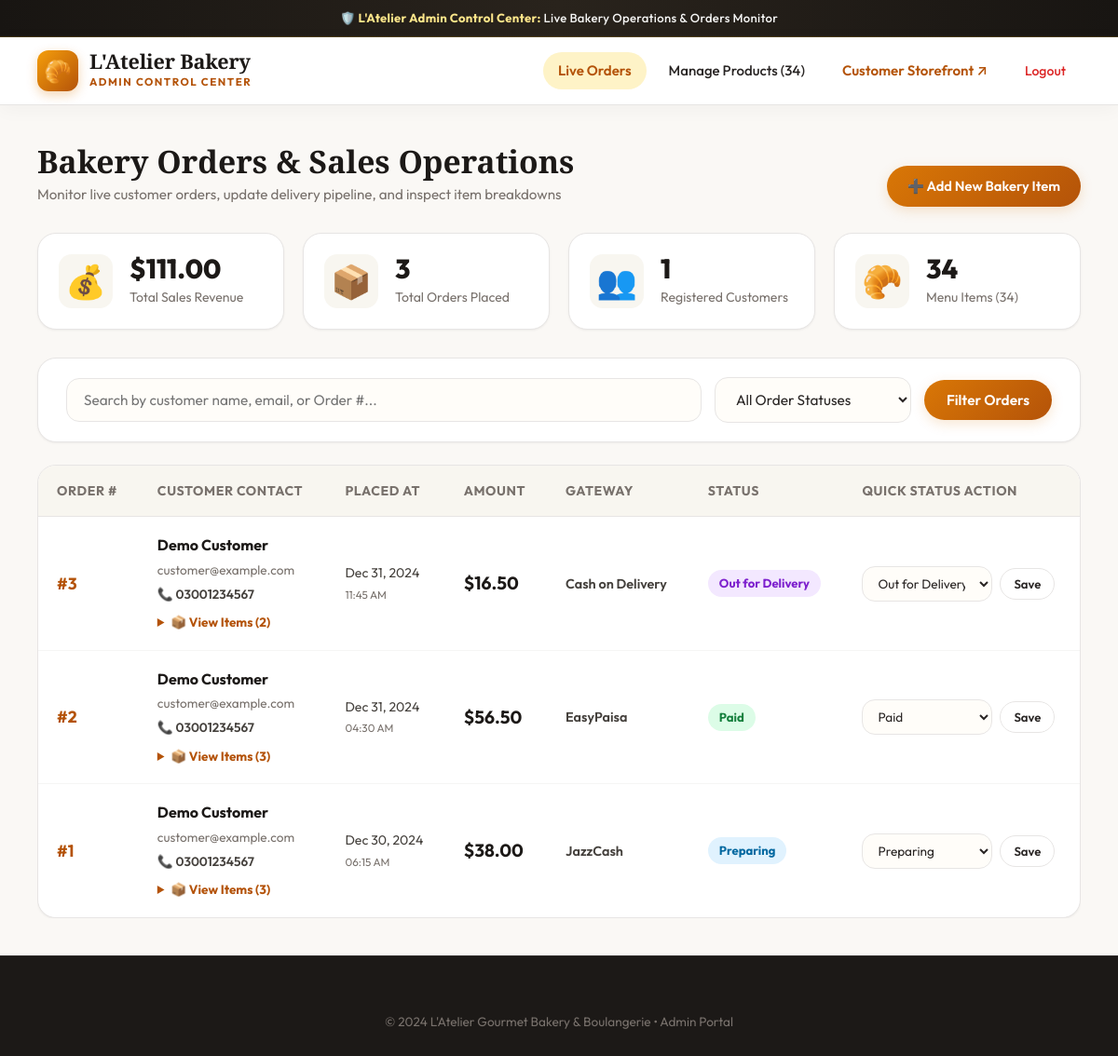
Page /admin_dashboard.php (signed in) on the earlier database version.
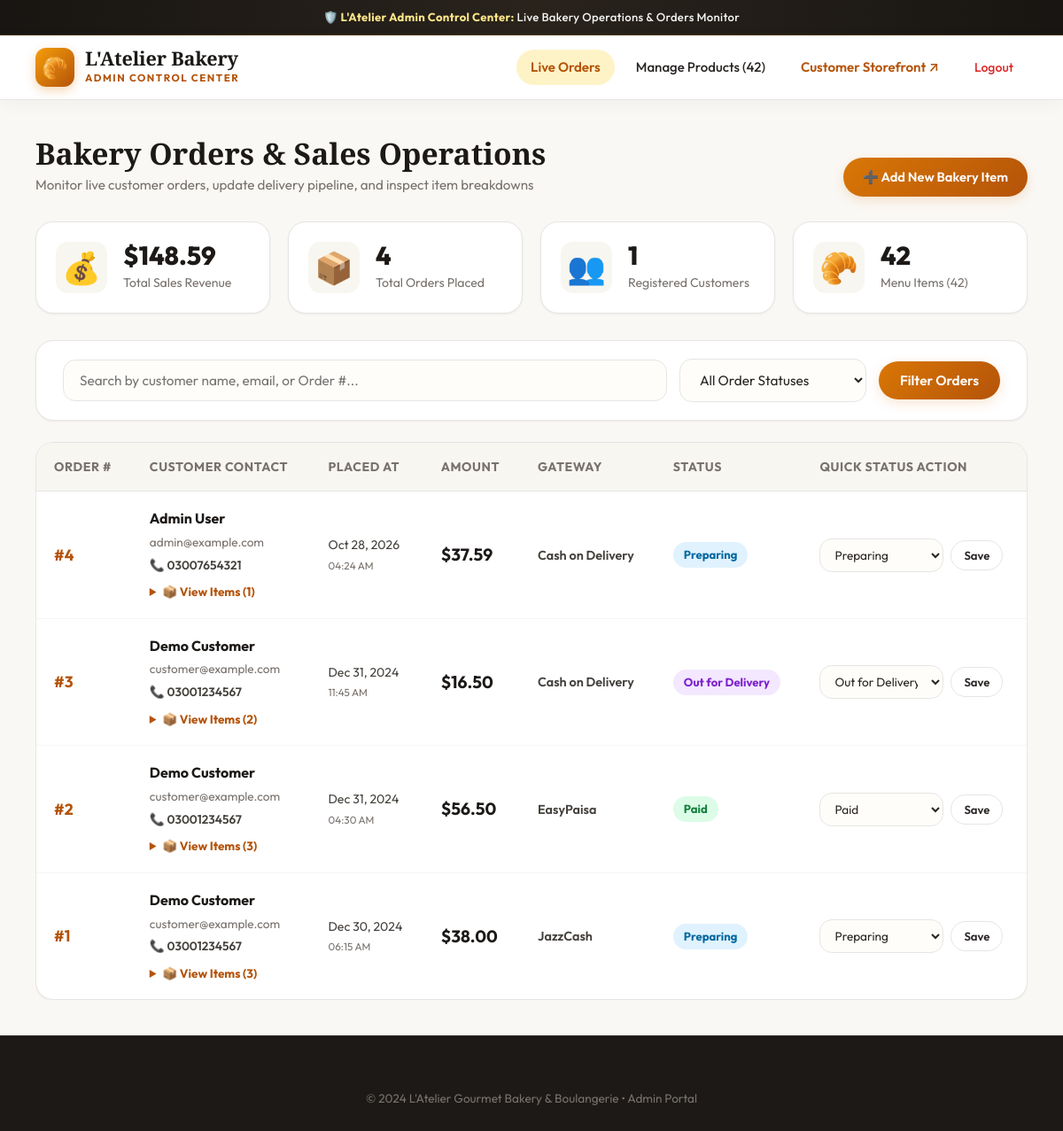
Same page on the later database version.
### tables this page shows
CREATE TABLE `orders` (
  `id` int(11) NOT NULL AUTO_INCREMENT,
  `customer_id` int(11) DEFAULT NULL,
  `total_amount` decimal(10,2) DEFAULT NULL,
  `payment_method` varchar(50) DEFAULT NULL,
  `payment_status` varchar(50) DEFAULT NULL,
  `order_date` timestamp NOT NULL DEFAULT current_timestamp(),
  PRIMARY KEY (`id`),
  KEY `customer_id` (`customer_id`),
  CONSTRAINT `orders_ibfk_1` FOREIGN KEY (`customer_id`) REFERENCES `customers` (`id`)
);

CREATE TABLE `customers` (
  `id` int(11) NOT NULL AUTO_INCREMENT,
  `name` varchar(100) DEFAULT NULL,
  `email` varchar(100) DEFAULT NULL,
  `password` varchar(255) DEFAULT NULL,
  `phone` varchar(15) DEFAULT NULL,
  `reset_token` varchar(255) DEFAULT NULL,
  `role` varchar(20) NOT NULL DEFAULT 'customer',
  PRIMARY KEY (`id`),
  UNIQUE KEY `email` (`email`)
);

### admin_dashboard.php (the view, shortened to what the changed rows need)
<?php
$conn = getDbConnection();
$total_revenue = $conn->query("SELECT SUM(total_amount) as rev FROM orders WHERE payment_status IN ('Paid', 'Preparing', 'Out for Delivery', 'Completed')")->fetch_assoc()['rev'] ?? 0;
$total_orders = $conn->query("SELECT COUNT(*) as cnt FROM orders")->fetch_assoc()['cnt'] ?? 0;
$total_products = $conn->query("SELECT COUNT(*) as cnt FROM products")->fetch_assoc()['cnt'] ?? 0;
$sql_orders = "SELECT orders.*, customers.name as customer_name, customers.email as customer_email, customers.phone as customer_phone
               FROM orders
               LEFT JOIN customers ON orders.customer_id = customers.id
               WHERE 1=1";
$sql_orders .= " ORDER BY orders.order_date DESC";
$orders_result = $conn->query($sql_orders);
$items_sql = "SELECT order_items.*, products.name as product_name, products.image_path, categories.name as category_name
              FROM order_items
              JOIN products ON order_items.product_id = products.id
              LEFT JOIN categories ON products.category_id = categories.id";
$items_res = $conn->query($items_sql);
$order_items_map = [];
while ($it = $items_res->fetch_assoc()) {
    $order_items_map[$it['order_id']][] = $it;
}
?>
<!DOCTYPE html>
<html lang="en">
<head>
    <link rel="stylesheet" href="style.css">
</head>
<body>
    <nav class="navbar">
        <div class="nav-links">
            <a href="admin_dashboard.php" class="active">Live Orders</a>
            <a href="admin_products.php">Manage Products (<?php echo (int)$total_products; ?>)</a>
            <a href="products.php" target="_blank" style="color:var(--primary-dark); font-weight:600;">Customer Storefront &nearr;</a>
            <a href="logout.php" class="btn-logout">Logout</a>
        </div>
    </nav>
    <div class="container" style="max-width: 1400px;">
        <div class="section-header" style="margin-bottom:28px;">
            <div>
                <h1 class="section-title">Bakery Orders & Sales Operations</h1>
            </div>
        </div>
        <div class="stats-grid">
            <div class="stat-card">
                <div class="stat-info">
                    <div class="stat-value">$<?php echo number_format($total_revenue, 2); ?></div>
                    <div class="stat-label">Total Sales Revenue</div>
                </div>
            </div>
            <div class="stat-card">
                <div class="stat-info">
                    <div class="stat-value"><?php echo (int)$total_orders; ?></div>
                    <div class="stat-label">Total Orders Placed</div>
                </div>
            </div>
            <div class="stat-card">
                <div class="stat-info">
                    <div class="stat-value"><?php echo (int)$total_products; ?></div>
                    <div class="stat-label">Menu Items (<?php echo (int)$total_products; ?>)</div>
                </div>
            </div>
        </div>
        <?php if ($orders_result->num_rows === 0): ?>
            <div class="form-box" style="text-align:center; padding:50px 20px;">
                <div style="font-size:3rem; margin-bottom:12px;">📋</div>
                <h3>No Orders Found</h3>
                <p style="color:var(--muted);">There are no orders matching your current filter.</p>
            </div>
        <?php else: ?>
            <div style="overflow-x:auto;">
                <table class="cart-table">
                    <thead>
                        <tr>
                            <th>Order #</th>
                            <th>Customer Contact</th>
                            <th>Placed At</th>
                            <th>Amount</th>
                            <th>Gateway</th>
                            <th>Status</th>
                            <th>Quick Status Action</th>
                        </tr>
                    </thead>
                    <tbody>
                        <?php while ($ord = $orders_result->fetch_assoc()):
                            $oid = $ord['id'];
                            $status_class = str_replace(' ', '-', $ord['payment_status']);
                            $items = $order_items_map[$oid] ?? [];
                        ?>
                            <tr class="order-row">
                                <td>
                                    <strong style="color:var(--primary-dark); font-size:1.1rem;">#<?php echo $oid; ?></strong>
                                </td>
                                <td>
                                    <strong style="color:var(--espresso);"><?php echo htmlspecialchars($ord['customer_name'] ?? 'Walk-in Guest'); ?></strong><br>
                                    <span style="font-size:0.85rem; color:var(--muted);"><?php echo htmlspecialchars($ord['customer_email'] ?? ''); ?></span><br>
                                    <span style="font-size:0.85rem; color:var(--body-text); font-weight:600;">📞 <?php echo htmlspecialchars($ord['customer_phone'] ?? 'N/A'); ?></span>
                                    <details style="margin-top:8px; cursor:pointer;">
                                        <summary style="color:var(--primary-dark); font-weight:700; font-size:0.85rem;">
                                            📦 View Items (<?php echo count($items); ?>)
                                        </summary>
                                    </details>
                                </td>
                                <td style="font-size:0.88rem; color:var(--body-text);">
                                    <?php echo date('M d, Y', strtotime($ord['order_date'])); ?><br>
                                    <small style="color:var(--muted);"><?php echo date('h:i A', strtotime($ord['order_date'])); ?></small>
                                </td>
                                <td>
                                    <strong style="font-size:1.2rem; color:var(--espresso);">$<?php echo number_format($ord['total_amount'], 2); ?></strong>
                                </td>
                                <td>
                                    <span style="font-weight:600; font-size:0.9rem;"><?php echo htmlspecialchars($ord['payment_method']); ?></span>
                                </td>
                                <td>
                                    <span class="status-badge status-<?php echo htmlspecialchars($status_class); ?>">
                                        <?php echo htmlspecialchars($ord['payment_status']); ?>
                                    </span>
                                </td>
                                <td>
                                    <form action="admin_dashboard.php" method="POST" style="display:flex; gap:8px; align-items:center;">
                                        <select name="status" class="form-control" style="padding:8px 12px; font-size:0.85rem; width:140px;">
                                            <option value="Paid" <?php echo ($ord['payment_status'] === 'Paid') ? 'selected' : ''; ?>>Paid</option>
                                            <option value="Preparing" <?php echo ($ord['payment_status'] === 'Preparing') ? 'selected' : ''; ?>>Preparing</option>
                                            <option value="Out for Delivery" <?php echo ($ord['payment_status'] === 'Out for Delivery') ? 'selected' : ''; ?>>Out for Delivery</option>
                                        </select>
                                        <button type="submit" name="update_order_status" class="btn btn-secondary" style="padding:8px 14px; font-size:0.82rem;">
                                            Save
                                        </button>
                                    </form>
                                </td>
                            </tr>
                        <?php endwhile; ?>
                    </tbody>
                </table>
            </div>
        <?php endif; ?>
    </div>
</body>
</html>

Differences in the rows shown:
added orders: id "4", customer.name "Admin User", customer.email "admin@example.com", customer.phone "03007654321", id "1", order_date "Oct 28, 2026", order_date "04:24 AM", total_amount "37.59", payment_method "Cash on Delivery", payment_status "Preparing", status "Preparing"
Other differences:
$total_products: "34" → "42"
$total_revenue: "111.00" → "148.59"
$total_orders: "3" → "4"
